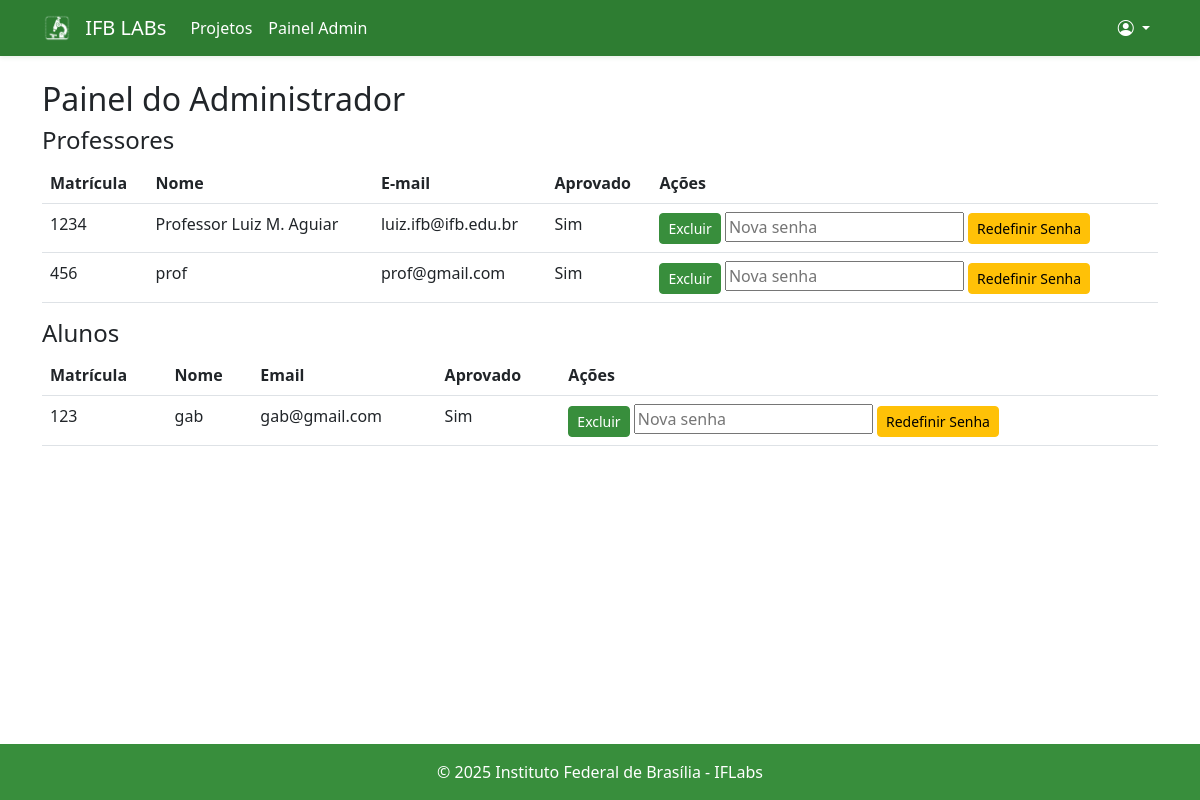
The app's page /admin/dashboard (signed in) with its own data.
### src/models.py (models this page shows, shortened)
class Professor(UserMixin, db.Model):
    __tablename__ = 'professor'
    matricula = db.Column(db.String(20), primary_key=True)
    nome = db.Column(db.String(100), nullable=False)
    email = db.Column(db.String(120), unique=True, nullable=False)
    senha = db.Column(db.String(128), nullable=False)
    sobre = db.Column(db.Text, nullable=True)
    foto_perfil = db.Column(db.String(255), nullable=True)  # Caminho da foto
    aprovado = db.Column(db.Boolean, default=False)  # Novo campo para aprovação
    projetos = db.relationship('Projeto', backref='autor', lazy=True)

class Aluno(UserMixin, db.Model):
    __tablename__ = 'aluno'
    matricula = db.Column(db.String(20), primary_key=True)
    nome = db.Column(db.String(100), nullable=False)
    email = db.Column(db.String(120), unique=True, nullable=False)
    senha = db.Column(db.String(128), nullable=False)
    sobre = db.Column(db.Text, nullable=True)
    foto_perfil = db.Column(db.String(255), nullable=True)  # Caminho da foto
    aprovado = db.Column(db.Boolean, default=False)  # Novo campo para aprovação
    membros_projeto = db.relationship('MembroProjeto', backref='aluno', lazy=True)

### main.py (the view)
@app.route('/admin/dashboard')
@login_required
def admin_dashboard():
    if not hasattr(current_user, 'tipo') or current_user.tipo != 'admin':
        abort(403)
    professores = Professor.query.all()
    alunos = Aluno.query.all()
    return render_template('admin/dashboard.html', professores=professores, alunos=alunos)

### main.py (called while the page is built)
@login_manager.user_loader
def load_user(user_id):
    user = Aluno.query.filter_by(matricula=user_id).first()
    if user:
        user.tipo = 'aluno'
        return user
    user = Professor.query.filter_by(matricula=user_id).first()
    if user:
        user.tipo = 'professor'
        return user
    try:
        admin = Admin.query.filter_by(id=int(user_id)).first()
        if admin:
            admin.tipo = 'admin'
            return admin
    except (ValueError, TypeError):
        pass
    return None

### templates/admin/dashboard.html (shortened to what this page needs)
{% extends "base.html" %}
{% block content %}
<h2>Painel do Administrador</h2>
<h4>Professores</h4>
<table class="table">
    <thead>
        <tr>
            <th>Matrícula</th><th>Nome</th><th>E-mail</th><th>Aprovado</th><th>Ações</th>
        </tr>
    </thead>
    <tbody>
        {% for prof in professores %}
        <tr>
            <td>{{ prof.matricula }}</td>
            <td>{{ prof.nome }}</td>
            <td>{{ prof.email }}</td>
            <td>{{ 'Sim' if prof.aprovado else 'Não' }}</td>
            <td>
                <form method="POST" action="{{ url_for('admin_excluir_usuario', tipo='professor', matricula=prof.matricula) }}" style="display:inline;">
                    <button type="submit" class="btn btn-danger btn-sm">Excluir</button>
                </form>
                <form method="POST" action="{{ url_for('admin_redefinir_senha', tipo='professor', matricula=prof.matricula) }}" style="display:inline;">
                    <input type="text" name="nova_senha" placeholder="Nova senha" required>
                    <button type="submit" class="btn btn-warning btn-sm">Redefinir Senha</button>
                </form>
            </td>
        </tr>
        {% endfor %}
    </tbody>
</table>
<h4>Alunos</h4>
<table class="table">
    <thead>
        <tr>
            <th>Matrícula</th><th>Nome</th><th>Email</th><th>Aprovado</th><th>Ações</th>
        </tr>
    </thead>
    <tbody>
        {% for aluno in alunos %}
        <tr>
            <td>{{ aluno.matricula }}</td>
            <td>{{ aluno.nome }}</td>
            <td>{{ aluno.email }}</td>
            <td>{{ 'Sim' if aluno.aprovado else 'Não' }}</td>
            <td>
                <form method="POST" action="{{ url_for('admin_excluir_usuario', tipo='aluno', matricula=aluno.matricula) }}" style="display:inline;">
                    <button type="submit" class="btn btn-danger btn-sm">Excluir</button>
                </form>
                <form method="POST" action="{{ url_for('admin_redefinir_senha', tipo='aluno', matricula=aluno.matricula) }}" style="display:inline;">
                    <input type="text" name="nova_senha" placeholder="Nova senha" required>
                    <button type="submit" class="btn btn-warning btn-sm">Redefinir Senha</button>
                </form>
            </td>
        </tr>
        {% endfor %}
    </tbody>
</table>
{% endblock %}

### templates/base.html (shortened to what this page needs)
<!DOCTYPE html>
<html lang="pt-br">
<head>
    <link href="https://cdn.jsdelivr.net/npm/bootstrap@5.3.0/dist/css/bootstrap.min.css" rel="stylesheet">
    <link rel="stylesheet" href="https://cdn.jsdelivr.net/npm/bootstrap-icons@1.10.0/font/bootstrap-icons.css">
    <link rel="stylesheet" href="{{ url_for('static', filename='css/main.css') }}">
</head>
<body class="d-flex flex-column min-vh-100">
    <nav class="navbar navbar-expand-lg navbar-dark" style="background-color: #2E7D32;">
        <div class="container">
            <a class="navbar-brand" href="{{ url_for('index') }}">
                <img src="{{ url_for('static', filename='images/iflab_logo.png') }}" alt="IFB" height="30" class="d-inline-block align-top me-2">
                IFB LABs
            </a>
            <div class="collapse navbar-collapse" id="navbarNav">
                <ul class="navbar-nav me-auto">
                    <li class="nav-item">
                        <a class="nav-link" href="{{ url_for('listar_projetos') }}">Projetos</a>
                    </li>
                    {% if current_user.is_authenticated and current_user.tipo == 'admin' %}
                    <li class="nav-item">
                        <a class="nav-link" href="{{ url_for('admin_dashboard') }}">Painel Admin</a>
                    </li>
                    {% endif %}
                </ul>
                <ul class="navbar-nav">
                    {% if current_user.is_authenticated %}
                    <li class="nav-item dropdown">
                        <a class="nav-link dropdown-toggle" href="#" id="navbarDropdown" role="button" data-bs-toggle="dropdown">
                            <i class="bi bi-person-circle"></i> {{ current_user.nome }}
                        </a>
                    </li>
                    {% endif %}
                </ul>
            </div>
        </div>
    </nav>
    <main class="container my-4 flex-grow-1">
        {% block content %}{% endblock %}
    </main>
    <footer class="mt-auto py-3" style="background-color: #D32F2F;">
        <div class="container text-center text-white">
            © 2025 Instituto Federal de Brasília - IFLabs
        </div>
    </footer>
</body>
</html>

### static/css/main.css (style rules this page uses)
:root { --verde-ifb: #2E7D32; --branco: #FFFFFF; }
:root { --verde-ifb: #2E7D32; --vermelho-ifb: #388e3c; --branco: #FFFFFF; --cinza-claro: #F8F9FA; }
body { background-color: var(--branco); font-family: 'Segoe UI', Tahoma, Geneva, Verdana, sans-serif; display: flex; flex-direction: column; min-height: 100vh; }
.navbar { box-shadow: 0 2px 4px rgba(46, 125, 50, 0.1); background-color: var(--verde-ifb) !important; }
.navbar .navbar-brand, .navbar .nav-link, .navbar .navbar-toggler-icon { color: var(--branco) !important; }
.btn-danger { background-color: var(--vermelho-ifb); border-color: var(--vermelho-ifb); }
a { color: var(--verde-ifb); }
footer { background-color: var(--vermelho-ifb) !important; color: white; }
.card-header.bg-primary, .badge.bg-primary, .nav-link.active, .nav-link:focus, .nav-link:hover, .nav-link, .navbar .nav-link, .navbar .nav-link:visited, .navbar, .navbar-dark, .navbar-dark .navbar-nav .nav-link, .navbar-dark .navbar-brand, .navbar-dark .navbar-toggler { background-color: var(--verde-ifb) !important; color: var(--branco) !important; border: none !important; }
.navbar .nav-link, .navbar .nav-link:visited, .navbar-dark .navbar-nav .nav-link { color: var(--branco) !important; }
.bg-primary, .text-primary, .border-primary, .btn-primary, .btn-outline-primary, .badge.bg-primary, .navbar.bg-primary, .navbar-dark.bg-primary, .navbar .navbar-brand, .navbar .navbar-toggler-icon { background-color: var(--verde-ifb) !important; color: var(--branco) !important; border-color: var(--verde-ifb) !important; }

### records on screen
Professor: matricula "1234", nome "Professor Luiz M. Aguiar", email "luiz.ifb@ifb.edu.br", aprovado "Sim"
Professor: matricula "456", nome "prof", email "prof@gmail.com", aprovado "Sim"
Aluno: matricula "123", nome "gab", email "gab@gmail.com", aprovado "Sim"
